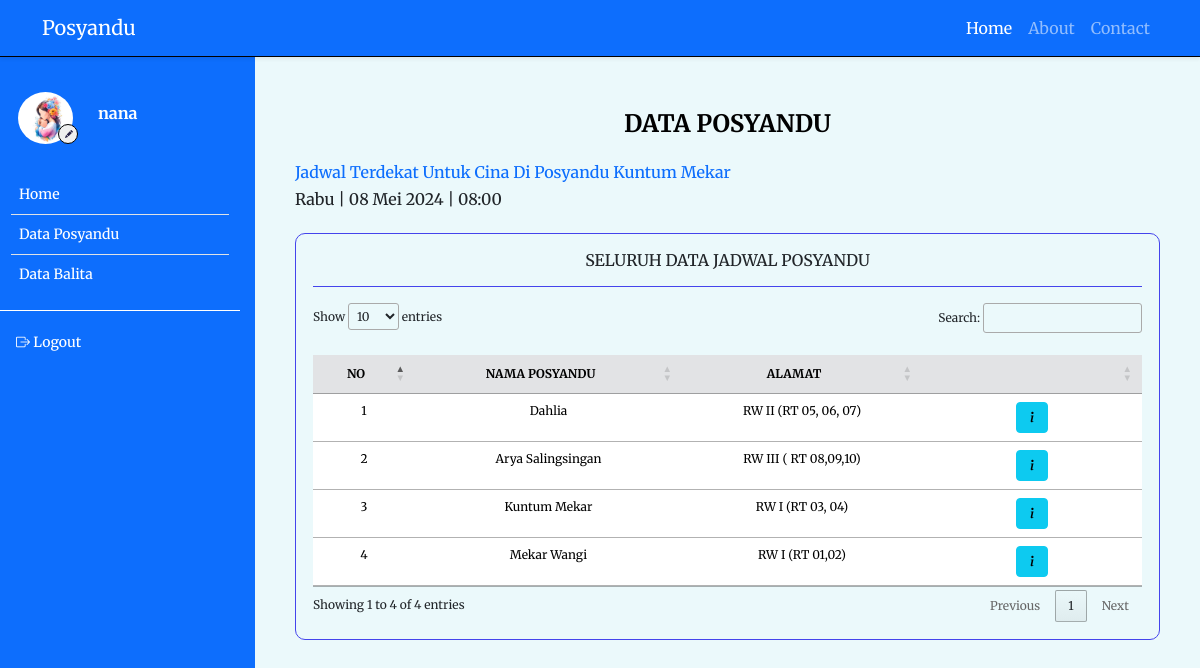
Page /ortu/posyandu.php (signed in) on the committed database.
### tables this page shows
CREATE TABLE `user` (
  `id_user` int(11) NOT NULL,
  `username` varchar(45) NOT NULL,
  `password` varchar(100) NOT NULL,
  `nama` varchar(50) NOT NULL,
  `alamat` text NOT NULL,
  `noTelp` varchar(15) NOT NULL,
  `role` varchar(10) NOT NULL
);

CREATE TABLE `balita` (
  `id_balita` int(11) NOT NULL,
  `id_user` int(11) NOT NULL,
  `idposyandu` int(11) NOT NULL,
  `nama_ayah` varchar(50) NOT NULL,
  `nama_balita` varchar(100) NOT NULL,
  `nik_balita` varchar(50) NOT NULL,
  `tempat_lahir` varchar(50) NOT NULL,
  `tanggal_lahir` datetime NOT NULL,
  `jenis_kelamin` varchar(30) NOT NULL
);

CREATE TABLE `posyandu` (
  `id_posyandu` int(11) NOT NULL,
  `nama_posyandu` varchar(50) NOT NULL,
  `alamat_posyandu` varchar(100) NOT NULL
);

CREATE TABLE `jdw_posyandu` (
  `idjadwal` int(11) NOT NULL,
  `idposyandu` int(11) NOT NULL,
  `jadwal` datetime NOT NULL
);

### controller/mainController.php (called while the page is built, shortened)
<?php
$conn = mysqli_connect("localhost", "root", "", "posyandu");
function query($query)
{
    global $conn;
    $result = mysqli_query($conn, $query);
    $rows = [];
    while ($row = mysqli_fetch_assoc($result)) {
        $rows[] = $row;
    }
    return $rows;
}
function dekripsi($kata)
{
    $string = base64_decode($kata);
    $key = substr($string, 0, 44);
    $enkripsi = substr($string, 44);
    $hasil = openssl_decrypt($enkripsi, 'AES-256-CBC', $key, 0, substr($key, 0, 16));
    return $hasil;
}
function cari_user() {
    $id = dekripsi($_COOKIE['posyandu']);
    $user = query("SELECT * FROM user WHERE id_user = $id")[0];
    return $user;
}
function translate($kata) {
    $hari_inggris = ['Sunday', 'Monday', 'Tuesday', 'Wednesday', 'Thursday', 'Friday', 'Saturday'];
    $hari_indo = ['Minggu', 'Senin', 'Selasa', 'Rabu', 'Kamis', 'Jumat', 'Sabtu'];
    $bulan_inggris = ['January', 'February', 'March', 'April', 'May', 'June', 'July', 'August', 'September', 'October', 'November', 'December'];
    $bulan_indo = ['Januari', 'Februari', 'Maret', 'April', 'Mei', 'Juni', 'Juli', 'Agustus', 'September', 'Oktober', 'November', 'Desember'];
    $ganti_hari = str_replace($hari_inggris, $hari_indo, $kata);
    $ganti_bulan = str_replace($bulan_inggris, $bulan_indo, $ganti_hari);
    return $ganti_bulan;
}
function cari_tanggal($tanggal, $format) {
    $waktu_convert = strtotime($tanggal);
    $jadwal_convert = date($format, $waktu_convert);
    $jadwal = translate($jadwal_convert);
    return $jadwal;
}
?>

### ortu/posyandu.php (the view, shortened to what this page needs)
<?php
$posyandu = query("SELECT * FROM posyandu");
?>
<!DOCTYPE html>
<html lang="en">
<head>
    <link href="https://cdn.jsdelivr.net/npm/bootstrap@5.3.2/dist/css/bootstrap.min.css" rel="stylesheet"
 />
    <link rel="stylesheet" href="https://cdn.jsdelivr.net/npm/bootstrap-icons@1.9.1/font/bootstrap-icons.css" />
    <link rel="stylesheet" href="https://cdn.datatables.net/1.13.4/css/jquery.dataTables.min.css">
    <link rel="stylesheet" href="../style.css">
</head>
<body>
    <nav class="navbar bg-body-tertiary p-0">
        <div class="container-fluid justify-content-center p-3">
            <?php
            require_once('../navbar/navbar.php');
            ?>
        </div>
    </nav>
    <div class="main-container m-0">
        <div class="d-flex">
            <?php
            require_once('../navbar/sidebar_ortu.php');
            ?>
            <div class="contents">
                <h4 class="text-center fw-bold" style="color: black;">DATA POSYANDU</h4>
                <?php
                $id_ortu = $user['id_user'];
                $balita = query("SELECT * FROM balita WHERE id_user = $id_ortu");
                foreach ($balita as $bal):
                    $id_pos_balita = $bal['idposyandu'];
                    $data_pos_balita = query("SELECT * FROM posyandu WHERE id_posyandu = $id_pos_balita")[0];
                    $data_jadwal_balita = query("SELECT * FROM jdw_posyandu WHERE idposyandu = $id_pos_balita AND jadwal > NOW() ORDER BY jadwal ASC");
                    if (count($data_jadwal_balita) > 0) {
                        $jadwal_jadi = cari_tanggal($data_jadwal_balita[0]['jadwal'], 'l | d F Y | H:i');
                    } else {
                        $jadwal_jadi = "Belum Ada Jadwal";
                    }
                    ?>
                    <div class="mt-4">
                        <h6 class="text-primary">Jadwal Terdekat Untuk
                            <?= $bal['nama_balita']; ?> Di Posyandu
                            <?= $data_pos_balita['nama_posyandu']; ?>
                        </h6>
                        <h6>
                            <?= $jadwal_jadi; ?>
                        </h6>
                    </div>
                <?php endforeach; ?>
                <div class="mt-4" style="border: 1px solid rgb(68, 68, 236); border-radius: 10px; padding: 17px;">
                    <h6 class="text-center">SELURUH DATA JADWAL POSYANDU</h6>
                    <hr style="color: rgb(68, 68, 236); opacity: 1;">
                    <table id="example" class="table table-hover text-center">
                        <thead>
                            <tr class="table-secondary">
                                <th class="text-center" scope="col">NO</th>
                                <th class="text-center" scope="col">NAMA POSYANDU</th>
                                <th class="text-center" scope="col">ALAMAT</th>
                                <th class="text-center" scope="col"></th>
                            </tr>
                        </thead>
                        <tbody>
                            <?php
                            $i = 1;
                            foreach ($posyandu as $p):
                                ?>
                                <tr>
                                    <td>
                                        <?= $i; ?>
                                    </td>
                                    <td>
                                        <?= $p['nama_posyandu']; ?>
                                    </td>
                                    <td>
                                        <?= $p['alamat_posyandu']; ?>
                                    </td>
                                    <td style="width: 200px;">
                                        <button type="button" class="btn btn-sm btn-info" data-bs-toggle="modal"
                                            data-bs-target="#exampleModal_<?= $p['id_posyandu'] ?>">
                                            <i class="bi bi-info-lg"></i>
                                        </button>
                                    </td>
                                </tr>
                                <?php
                                $i++;
                            endforeach;
                            ?>
                        </tbody>
                    </table>
                </div>
            </div>
        </div>
    </div>
</body>
</html>

### navbar/sidebar_ortu.php (shortened to what this page needs)
<?php
require_once '../controller/mainController.php';
$user = cari_user();
?>
<div class="sidebar bg-primary" id="side_nav">
    <div class="content-side">
        <div class="profil">
            <div class="row d-flex align-items-center">
                <div class="col-sm-5 me-0">
                    <img src="../image/img6.jpg" class="rounded-circle" alt="profi">
                    <a href="../profil">
                        <button class="rounded-circle"><i class="bi bi-pencil-fill"></i></button>
                    </a>
                </div>
                <div class="col-sm-7 m-0">
                    <h6 class="fw-bold text-white">
                        <?= $user['nama']; ?>
                    </h6>
                </div>
            </div>
        </div>
        <div class="">
            <ul class="list-group list-group-flush pt-4 fw-medium">
                <li class="list-group-item">
                    <a href="../ortu" class="text-decoration-none d-block">
                        <span>Home</span>
                    </a>
                </li>
                <li class="list-group-item">
                    <a href="../ortu/posyandu.php" class="text-decoration-none d-block">
                        <span>Data Posyandu</span>
                    </a>
                </li>
                <li class="list-group-item">
                    <a href="../ortu/balita.php" class="text-decoration-none d-block">
                        <span>Data Balita</span>
                    </a>
                </li>
            </ul>
        </div>
        <hr class="hr-color">
        <ul class="list-unstyled fw-medium pb-5">
            <li>
                <a href="../logout.php" class="text-decoration-none d-block">
                    <i class="bi bi-box-arrow-right"></i>
                    <span>Logout</span>
                </a>
            </li>
        </ul>
    </div>
</div>

### style.css (style rules this page uses)
* { font-family: "Merriweather", serif; }
body { font-family: sans-serif; background: #ebf9fb; }
.contents .dataTables_wrapper, .contents .filter input, .contents table.dataTable { font-size: 12px; }
.content, .contents { min-height: 100vh; width: 100%; }
.contents { margin: 100px 0; padding: 10px 40px; }
.navbar { z-index: 1; display: flex; position: fixed; width: 100%; border-bottom: 1px solid black; }
.sidebar { min-width: 255px; max-width: 255px; transition: all ease-in 0.3s; min-height: 100vh; }
hr.hr-color { color: white; opacity: 1; }
.sidebar ul { padding: 0 11px; }
.sidebar li a { color: white; padding: 5px; font-size: 14px; margin-left: 0; }
.sidebar .list-group-item { padding: 4px 3px; }
.sidebar .list-group-item { background-color: transparent; }
.content-side { position: fixed; margin-top: 60px; width: 240px; }
.sidebar .profil { padding-top: 25px; }
.sidebar .profil img { width: 55px; height: 66px; padding: 7px 0; display: block; transition: all ease-in 0.3s; object-fit: cover; }
.sidebar .profil button { border: 1px solid black; position: absolute; margin-top: -27px; margin-left: 61px; width: 20px; height: 20px; }
.sidebar .profil a button { margin-left: 40px; }
.sidebar .profil .d-flex .col-sm-5 { padding-left: 30px; padding-right: 0; }
.sidebar .profil .d-flex .col-sm-7 { padding: 0; }
.sidebar .profil button i { font-size: 8px; color: #272247; margin-top: -6px; margin-left: -3px; position: absolute; }

### rows in the picture
user: nama "nana"
balita: nama_balita "Cina", idposyandu.nama_posyandu "Kuntum Mekar", jdw_posyandu.jadwal "Rabu | 08 Mei 2024 | 08:00"
posyandu: nama_posyandu "Dahlia", alamat_posyandu "RW II (RT 05, 06, 07)"
posyandu: nama_posyandu "Arya Salingsingan", alamat_posyandu "RW III ( RT 08,09,10)"
posyandu: nama_posyandu "Kuntum Mekar", alamat_posyandu "RW I (RT 03, 04)"
posyandu: nama_posyandu "Mekar Wangi", alamat_posyandu "RW I (RT 01,02)"
